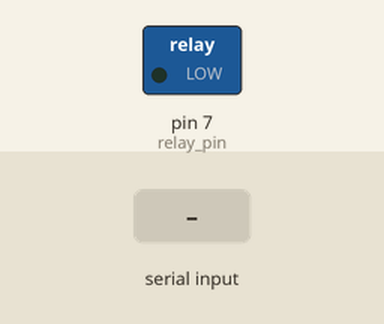
Bench run of a sketch on a simulated Arduino Mega 2560, built with avr-gcc and run on an emulated ATmega2560. Parts: switched loads named in the sketch (green lamp = pin HIGH). The inputs (shaded band) are chosen by the test bench.

Above: at 1.2 s.
1.3 s: "1" received over the second serial link
At 1.8 s:
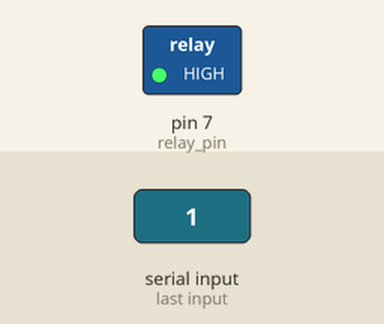
Timing chart, 0 to 4.3 s (numbered marks = the images above; inputs shaded):
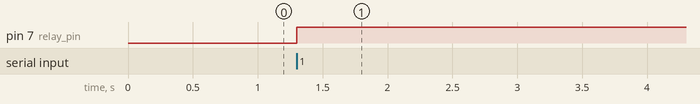

The sketch:

guidobot_receiverandrelay.ino
```cpp
/*
 * Receive data wireless + activate GuidoBot
 * for GuidoBot
 *
 * Using HC-12 and relay module on Arduino Mega. Relay connected to GuidoBot
 * PROTOTYPE
 *
 * references:
 * https://howtomechatronics.com/tutorials/arduino/arduino-and-hc-12-long-range-wireless-communication-module/
 * https://howtomechatronics.com/tutorials/arduino/control-high-voltage-devices-arduino-relay-tutorial/
 */

#include <SoftwareSerial.h>
SoftwareSerial HC12(14,15); // HC-12 connected to TX Pin 14, RX Pin 15
int relay_pin = 7;          // Relay control connected to Pin7

void setup() {

  HC12.begin(9600);
  pinMode(relay_pin, OUTPUT);  //set relay pin as output
  digitalWrite(relay_pin, LOW);

}

void loop() {
  while(HC12.available()){
    char received_data = HC12.read(); //read byte from HC12 if data exist
    if(received_data = "1"){
      digitalWrite(relay_pin, HIGH); //if received "1" (tire pressure under normal), turn on relay
    }
  }

}
```

Measured:
- after the input at 1.3 s, pin 7 (relay_pin): LOW → HIGH at once
